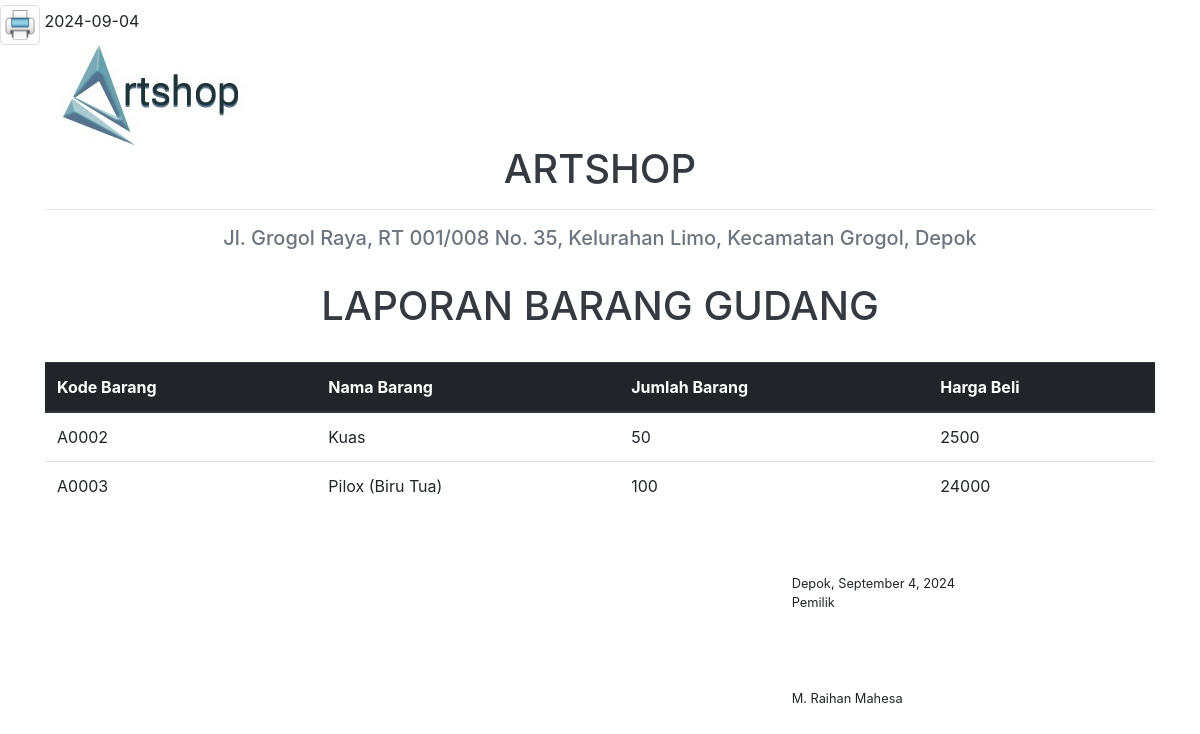
/htdocs/Myshop/lapgudang.php, run on the app's committed database.
### tables this page shows
CREATE TABLE `tbl_supplier` (
  `kd_barang` varchar(10) NOT NULL,
  `nama_barang` varchar(50) NOT NULL,
  `jumlah_barang` int(11) NOT NULL,
  `harga_beli` int(11) NOT NULL
);

### htdocs/Myshop/lapgudang.php (the view, shortened to what this page needs)
<?php
  include "config/koneksi.php";
?>
<!doctype html>
<html lang="en">
  <head>
    <link rel="stylesheet" href="css/bootstrap.min.css">
  </head>
  <body>
  	<a href="javascript:window.print()" target="_blank"><img src="img/print.jpg" alt="print" class="img-thumbnail" height="20" width="40" style="margin-top:5px"></a>
  	<?php
        $tanggal = date('Y-m-d');
        echo $tanggal;
		$tanggal12 = date("F j, Y");
        ?>
  <div class="container">
  	<div class="row">
  		<div class="col-md-12"> <img src="img/icon.jpg" alt=""> <h1 class="text-center text-dark">ARTSHOP</h1>
		  <hr> <h5 class="text-center text-secondary">Jl. Grogol Raya, RT 001/008 No. 35, Kelurahan Limo, Kecamatan Grogol, Depok</h5>
		  <br> <h1 class="text-center text-dark">LAPORAN BARANG GUDANG</h1></div>
  	</div>
  	<br>
  	<div class="row">
  		<div class="col-md-12">
        <table class="table">
		        <thead class="thead-dark">
		            <tr>
		                <th>Kode Barang</th>
		                <th>Nama Barang</th>
		                <th>Jumlah Barang</th>
		                <th>Harga Beli</th>
		            </tr>
		        </thead>
		        <tbody>
		        	<?php
						$sql = "SELECT * FROM tbl_supplier";
		        		$query = mysqli_query($con, $sql);
		        		while($r= mysqli_fetch_array($query)){
					?>
					<tr>
						<td><?php echo $r['kd_barang'] ?></td>
						<td><?php echo $r['nama_barang'] ?></td>
						<td><?php echo $r['jumlah_barang'] ?></td>
						<td><?php echo $r['harga_beli'] ?></td>
					</tr>
					<?php } ?>
		        </tbody>
		    </table>
  		</div>
  	</div>
	  <div class="static-bottom">
      <div class="align-left">
      <div class="d-flex justify-content-between col-md-10 col-md-offset-2 mb-3 mt-5">
              <div class="pull-right small">
                Depok, </a><?php echo $tanggal12?>
                  <br> Pemilik
                <br><br><br><br><br> M. Raihan Mahesa</a>
                </div>
              </div>
          </div>
  </div>
  </body>
</html>

### data on the page
tbl_supplier: kd_barang "A0002", nama_barang "Kuas", jumlah_barang "50", harga_beli "2500"
tbl_supplier: kd_barang "A0003", nama_barang "Pilox (Biru Tua)", jumlah_barang "100", harga_beli "24000"
